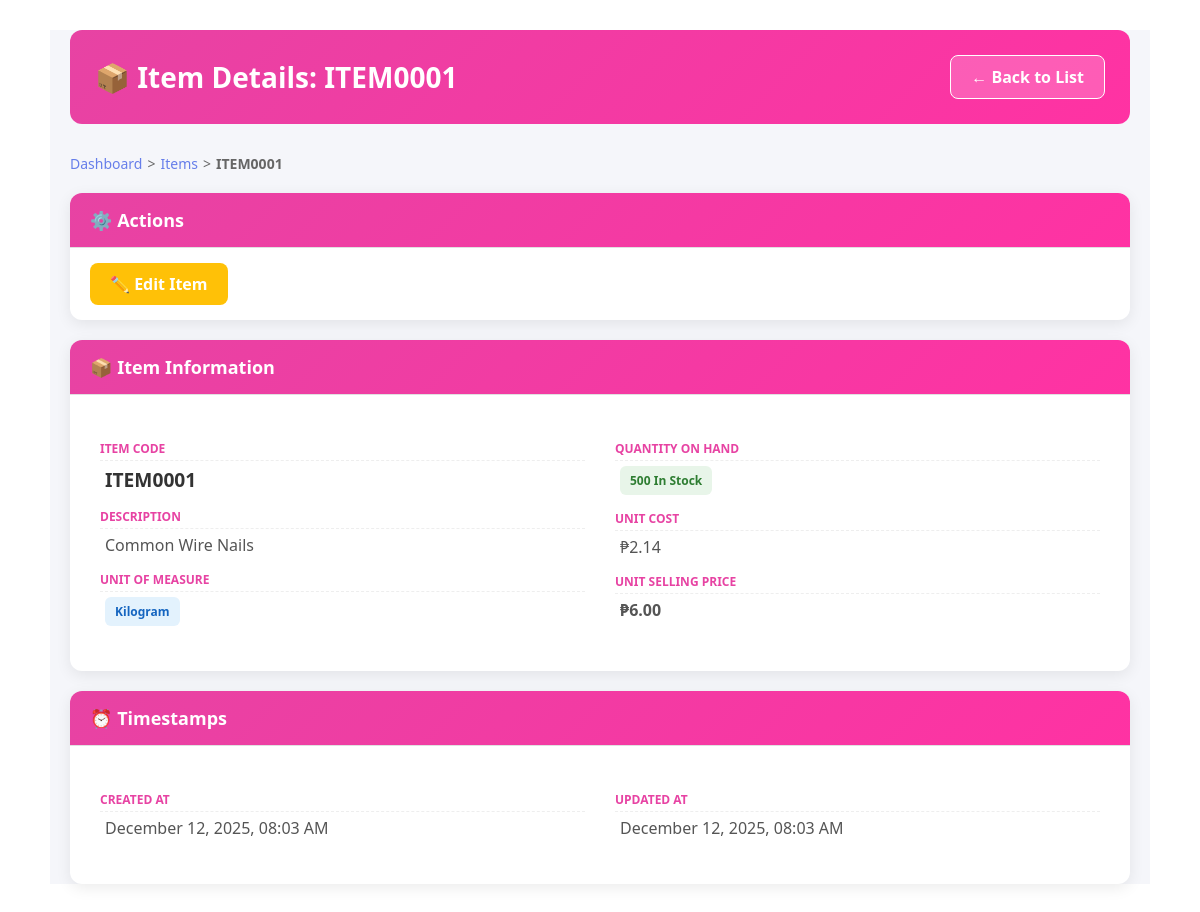
Page /items/1/ (signed in) on the committed database.
### POS/models.py (models this page shows, shortened)
class Item(models.Model):
    UNIT_CHOICES = [
        ('PCS', 'Piece'),
        ('BOX', 'Box'),
        ('PKG', 'Package'),
        ('KG', 'Kilogram'),
        ('LTR', 'Liter'),
        ('MTR', 'Meter'),
    ]
    item_code = models.CharField(max_length=50, unique=True)
    item_description = models.CharField(max_length=255)
    unit_of_measure = models.CharField(max_length=10, choices=UNIT_CHOICES)
    unit_cost = models.DecimalField(max_digits=12, decimal_places=2)
    unit_selling_price = models.DecimalField(max_digits=12, decimal_places=2)
    quantity_on_hand = models.IntegerField(default=0)
    created_at = models.DateTimeField(auto_now_add=True)
    updated_at = models.DateTimeField(auto_now=True)
    class Meta:
        ordering = ['item_description']

### POS/views.py (the view)
# urls.py: path('items/<int:item_id>/', views.item_view, name='item_view'),
@login_required(login_url='login')
def item_view(request, item_id):
    item = get_object_or_404(Item, id=item_id)
    context = {'item': item}
    return render(request, 'POS/item_view.html', context)

### POS/templates/POS/item_view.html (shortened to what this page needs)
{% extends 'base.html' %}
{% block content %}
<div style="background: linear-gradient(135deg, #ffffff 0%, #ffffff 100%); min-height: 100vh; padding: 30px 0;">
<div class="pos-container-modern">
    <div style="display: flex; justify-content: space-between; align-items: center; margin-bottom: 30px; background: linear-gradient(135deg, #e743a3 0%, #ff32a3 100%); padding: 25px; border-radius: 12px;">
        <h1 style="margin: 0; color: white; font-size: 28px;">📦 Item Details: {{ item.item_code }}</h1>
        <a href="{% url 'item_list' %}" class="btn-cancel-modern-header">← Back to List</a>
    </div>
    <div class="breadcrumb" style="margin-bottom: 20px; font-size: 14px; color: #666;">
        <a href="{% url 'dashboard' %}" style="color: #667eea; text-decoration: none;">Dashboard</a>
        <span style="margin: 0 5px;">></span>
        <a href="{% url 'item_list' %}" style="color: #667eea; text-decoration: none;">Items</a>
        <span style="margin: 0 5px;">></span>
        <span style="font-weight: 600;">{{ item.item_code }}</span>
    </div>
    <div class="form-card" style="margin-bottom: 20px;">
        <div class="card-header" style="background: linear-gradient(135deg, #e743a3 0%, #ff32a3 100%);">
            <h2 style="margin: 0; display: flex; align-items: center; gap: 10px;">⚙️ Actions</h2>
        </div>
        <div class="card-body" style="padding: 15px 20px; display: flex; gap: 10px;">
            <a href="{% url 'item_edit' item.id %}" class="btn-edit-modern">✏️ Edit Item</a>
        </div>
    </div>
    <div class="form-card">
        <div class="card-header" style="background: linear-gradient(135deg, #e743a3 0%, #ff32a3 100%);">
            <h2 style="margin: 0; display: flex; align-items: center; gap: 10px;">📦 Item Information</h2>
        </div>
        <div class="card-body" style="padding: 30px;">
            <div style="display: grid; grid-template-columns: 1fr 1fr; gap: 30px;">
                <div>
                    <p class="detail-label">Item Code</p>
                    <p class="detail-value" style="font-weight: 700; color: #333; font-size: 1.2em;">{{ item.item_code }}</p>
                    <p class="detail-label">Description</p>
                    <p class="detail-value">{{ item.item_description }}</p>
                    <p class="detail-label">Unit of Measure</p>
                    <p class="detail-value"><span class="badge badge-uom">{{ item.get_unit_of_measure_display }}</span></p>
                </div>
                <div>
                    <p class="detail-label">Quantity on Hand</p>
                    <p class="detail-value">
                        {% if item.quantity_on_hand <= 5 %}
                            <span class="badge badge-low-stock">{{ item.quantity_on_hand }} ⚠️ Low</span>
                        {% else %}
                            <span class="badge badge-in-stock">{{ item.quantity_on_hand }} In Stock</span>
                        {% endif %}
                    </p>
                    <p class="detail-label">Unit Cost</p>
                    <p class="detail-value">₱{{ item.unit_cost|floatformat:2 }}</p>
                    <p class="detail-label">Unit Selling Price</p>
                    <p class="detail-value" style="font-weight: 600;">₱{{ item.unit_selling_price|floatformat:2 }}</p>
                </div>
            </div>
        </div>
    </div>
    <div class="form-card">
        <div class="card-header" style="background: linear-gradient(135deg, #e743a3 0%, #ff32a3 100%);">
            <h2 style="margin: 0; display: flex; align-items: center; gap: 10px;">⏰ Timestamps</h2>
        </div>
        <div class="card-body" style="padding: 30px;">
            <div style="display: grid; grid-template-columns: 1fr 1fr; gap: 30px;">
                <div>
                    <p class="detail-label">Created At</p>
                    <p class="detail-value">{{ item.created_at|date:"F j, Y, h:i A" }}</p>
                </div>
                <div>
                    <p class="detail-label">Updated At</p>
                    <p class="detail-value">{{ item.updated_at|date:"F j, Y, h:i A" }}</p>
                </div>
            </div>
        </div>
    </div>
</div>
</div>
{% endblock %}

### templates/base.html (style rules this page uses)
* { margin: 0; padding: 0; box-sizing: border-box; }
html { width: 100%; overflow-x: hidden; }
body { font-family: 'Segoe UI', Tahoma, Geneva, Verdana, sans-serif; background: linear-gradient(135deg, #667eea 0%, #764ba2 100%); min-height: 100vh; width: 100%; max-width: 100%; overflow-x: hidden; }
.pos-container-modern { width: 100%; max-width: 1100px; margin: 0 auto; padding: 15px; background: #f5f6fa; min-height: 100vh; }
.form-card { background: white; border-radius: 12px; box-shadow: 0 2px 8px rgba(0, 0, 0, 0.08); overflow: hidden; animation: slideUp 0.4s ease-out; }
.card-header { display: flex; align-items: center; gap: 15px; background: linear-gradient(135deg, #667eea 0%, #764ba2 100%); color: white; padding: 20px; }
.card-header h2 { margin: 0; font-size: 18px; font-weight: 600; }
.card-body { padding: 15px; }

### POS/templates/POS/item_view.html (style rules this page uses)
.pos-container-modern { max-width: 1100px; margin: 0 auto; padding: 0 20px; }
.form-card { background: white; border-radius: 12px; box-shadow: 0 4px 15px rgba(0, 0, 0, 0.08); overflow: hidden; margin-bottom: 20px; }
.card-header { color: white; padding: 15px 20px; font-size: 18px; font-weight: 700; border-bottom: 1px solid #e0e0e0; }
.card-body { padding: 20px; }
.detail-label { display: block; font-weight: 600; color: #e743a3; font-size: 12px; text-transform: uppercase; margin-top: 15px; margin-bottom: 5px; border-bottom: 1px dashed #eee; padding-bottom: 3px; }
.detail-value { font-size: 16px; color: #555; margin-bottom: 15px; padding-left: 5px; }
.btn-edit-modern { padding: 10px 20px; border-radius: 8px; font-weight: 600; text-decoration: none; color: white; background-color: #ffc107; border: none; cursor: pointer; transition: all 0.3s ease; display: inline-flex; align-items: center; gap: 8px; }
.btn-cancel-modern-header { padding: 10px 20px; border-radius: 8px; font-weight: 600; text-decoration: none; color: white; background-color: rgba(255, 255, 255, 0.2); border: 1px solid white; cursor: pointer; transition: all 0.3s ease; display: inline-flex; align-items: center; gap: 8px; }
.badge { display: inline-flex; align-items: center; padding: 6px 10px; border-radius: 6px; font-size: 12px; font-weight: 700; gap: 5px; }
.badge-uom { background-color: #e3f2fd; color: #1565c0; }
.badge-in-stock { background-color: #e8f5e9; color: #2e7d32; }
.breadcrumb { display: flex; align-items: center; }
.breadcrumb a { color: #667eea; text-decoration: none; transition: color 0.3s ease; }

### rows in the picture
Item: item_code "ITEM0001", item_description "Common Wire Nails", unit_of_measure "Kilogram", quantity_on_hand "500", unit_cost "2.14", unit_selling_price "6.00", created_at "December 12, 2025, 08:03 AM", updated_at "December 12, 2025, 08:03 AM"
